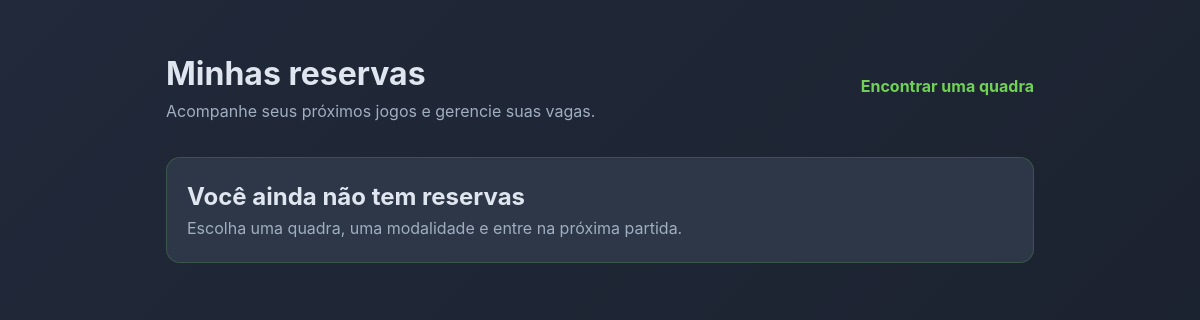
The app's page /minhas-reservas/ (signed in), older data.
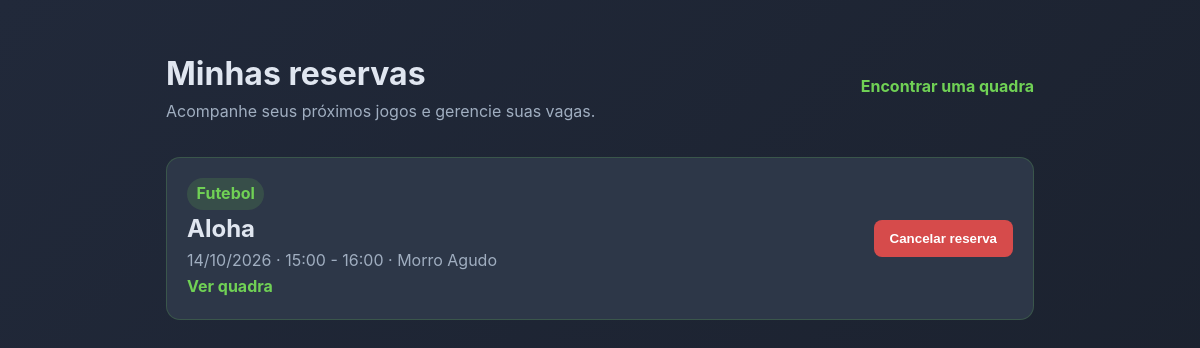
The same page, newer data.
### core/models.py (models this page shows, shortened)
class ReservaJogador(models.Model):
    STATUS_CHOICES = [
        ('pendente', 'Pendente de pagamento'),
        ('pago', 'Pago'),
    ]
    usuario = models.ForeignKey(Usuario, on_delete=models.CASCADE, related_name='reservas')
    horario = models.ForeignKey(Horario, on_delete=models.CASCADE, related_name='reservas')
    status = models.CharField(max_length=10, choices=STATUS_CHOICES, default='pendente')
    METODO_PAGAMENTO_CHOICES = [
        ('sistema', 'Pago pelo sistema'),
        ('caixa', 'Pagar no caixa'),
    ]
    metodo_pagamento = models.CharField(max_length=10, choices=METODO_PAGAMENTO_CHOICES, default='caixa')
    criada_em = models.DateTimeField(auto_now_add=True)
    pago_em = models.DateTimeField(blank=True, null=True)
    class Meta:
        db_table = 'reservas_jogadores'
        unique_together = ('usuario', 'horario')
        verbose_name = 'Reserva de Jogador'
        verbose_name_plural = 'Reservas de Jogadores'

class Horario(models.Model):
    quadra = models.ForeignKey(Quadra, on_delete=models.CASCADE, related_name='horarios')
    data = models.DateField()
    hora_texto = models.CharField(max_length=50)
    max_jogadores = models.IntegerField(default=12)
    preco = models.DecimalField(max_digits=10, decimal_places=2, default=0)
    esporte_reservado = models.CharField(max_length=100, blank=True, null=True)
    responsavel_reserva = models.ForeignKey(
        Usuario, on_delete=models.SET_NULL, null=True, blank=True, related_name='horarios_reservados'
    )
    aceita_convidados = models.BooleanField(default=False)
    class Meta:
        db_table = 'horarios'
        verbose_name = 'Horário'
        verbose_name_plural = 'Horários'
        ordering = ['data', 'hora_texto']

class Quadra(models.Model):
    TIPO_CHOICES = [
        ('publica', 'Pública'),
        ('privada', 'Privada'),
    ]
    nome = models.CharField(max_length=200)
    descricao = models.TextField(blank=True, null=True)
    localizacao = models.CharField(max_length=255, blank=True, null=True)
    cidade = models.CharField(max_length=100, blank=True, null=True)
    estado = models.CharField(max_length=50, blank=True, null=True)
    esporte = models.CharField(max_length=200, blank=True, null=True)
    tipo = models.CharField(max_length=10, choices=TIPO_CHOICES, default='publica')
    proprietario = models.ForeignKey(
        Usuario, on_delete=models.SET_NULL, null=True, blank=True, related_name='quadras'
    )
    destaque = models.BooleanField(default=False)
    foto = models.CharField(max_length=500, blank=True, null=True)
    situacao = models.CharField(max_length=200, blank=True, default='Em boas condições')
    comentario_admin = models.TextField(blank=True)
    class Meta:
        db_table = 'quadras'
        verbose_name = 'Quadra'
        verbose_name_plural = 'Quadras'

### core/views.py (the view)
# urls.py: path('minhas-reservas/', views.minhas_reservas, name='minhas_reservas'),
@login_required(login_url='login')
def minhas_reservas(request):
    reservas = ReservaJogador.objects.filter(usuario=request.user).select_related('horario__quadra').order_by(
        'horario__data', 'horario__hora_texto'
    )
    return render(request, 'minhas_reservas.html', {'reservas': reservas, 'hoje': date.today()})

### templates/minhas_reservas.html (shortened to what this page needs)
{% load static %}
<!doctype html>
<html lang="pt-BR">
<head>
  <link rel="stylesheet" href="{% static 'css/base.css' %}">
</head>
<body>
<main>
  <div class="topo"><div><h1>Minhas reservas</h1><p class="meta">Acompanhe seus próximos jogos e gerencie suas vagas.</p></div><a class="link" href="{% url 'explorar' %}">Encontrar uma quadra</a></div>
  {% for reserva in reservas %}
    <article class="card">
      <div><span class="badge">{{ reserva.horario.esporte_reservado|default:'Modalidade a definir' }}</span><h2>{{ reserva.horario.quadra.nome }}</h2><p class="meta">{{ reserva.horario.data|date:'d/m/Y' }} · {{ reserva.horario.hora_texto }} · {{ reserva.horario.quadra.cidade }}</p><a class="link" href="{% url 'detalhes_quadra' reserva.horario.quadra.id %}">Ver quadra</a></div>
      {% if reserva.horario.data >= hoje %}<form method="post" action="{% url 'cancelar_reserva' reserva.id %}">{% csrf_token %}<button class="btn cancelar" type="submit">Cancelar reserva</button></form>{% else %}<span class="meta">Partida concluída</span>{% endif %}
    </article>
  {% empty %}<article class="card"><div><h2>Você ainda não tem reservas</h2><p class="meta">Escolha uma quadra, uma modalidade e entre na próxima partida.</p></div></article>{% endfor %}
</main>
</body></html>

### static/css/base.css (style rules this page uses)
:root { --dark-bg: #1A202C; --dark-bg-start: #21293a; --dark-bg-end: #1A202C; --card-bg: #2D3748; --dark-card-bg: #2D3748; --text-primary: #e0e6f0; --text-secondary: #a0aec0; --text-light: #ffffff; --text-dark: #1A202C; --header-bg-transparent: rgba(26, 32, 44, 0.6); --primary-green: #70d155; --secondary-green: #1ab480; --primary-blue: #4A90E2; --border-color: rgba(112, 209, 85, 0.2); --accent-color: #00A3FF; --shadow-color: rgba(112, 209, 85, 0.2); --hover-bg: rgba(112, 209, 85, 0.15); --header-gradient: none; --hero-gradient: radial-gradient(ellipse at 50% -50%, rgba(112, 209, 85, 0.1), transparent 80%); --font-main: 'Inter', -apple-system, BlinkMacSystemFont, 'Segoe UI', Roboto, sans-serif; --font-secondary: 'Roboto', sans-serif; --font-social: 'Segoe UI', Arial, sans-serif; }
* { scrollbar-color: var(--secondary-green) var(--dark-bg); scrollbar-width: thin; }
* { margin: 0; padding: 0; box-sizing: border-box; }
body { font-family: var(--font-main); line-height: 1.6; color: var(--text-primary); background-color: var(--dark-bg); background-image: linear-gradient(135deg, var(--dark-bg-start) 0%, var(--dark-bg) 100%); background-attachment: fixed; transition: background-color 0.3s, color 0.3s; }

### templates/minhas_reservas.html (style rules this page uses)
main { max-width:900px;margin:3rem auto;padding:0 1rem }
.topo { display:flex;justify-content:space-between;align-items:center;gap:1rem;margin-bottom:2rem }
.card { background:var(--dark-card-bg);border:1px solid var(--border-color);border-radius:14px;padding:1.25rem;margin:.8rem 0;display:flex;justify-content:space-between;gap:1rem;align-items:center }
.meta { color:var(--text-secondary) }
.badge { display:inline-block;padding:.2rem .6rem;border-radius:99px;background:var(--hover-bg);color:var(--primary-green);font-weight:700 }
.btn { border:0;border-radius:8px;padding:.7rem 1rem;font-weight:700;cursor:pointer }
.cancelar { background:#d64b4b;color:white }
.link { color:var(--primary-green);font-weight:700;text-decoration:none }

Row changes from the older to the newer data that the page shows:
added ReservaJogador: horario.esporte_reservado "Futebol", horario.quadra.nome "Aloha", horario.data "14/10/2026", horario.hora_texto "15:00 - 16:00", horario.quadra.cidade "Morro Agudo", shows "Cancelar reserva"
Text that changed along with them:
text no longer shown: "Você ainda não tem reservas Escolha uma quadra, uma modalidade e entre na próxima partida."
